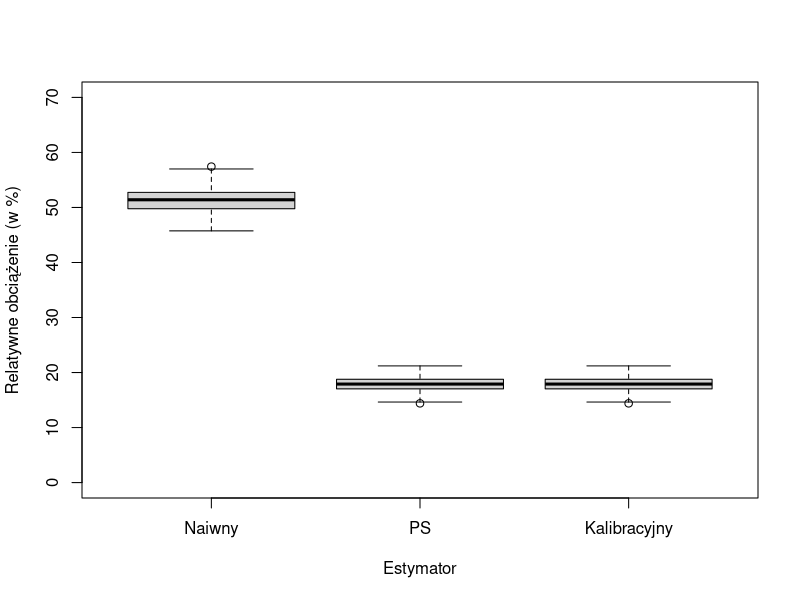

Write R code to recreate this figure.
## ---- chunk 1
library(tidyverse)
library(knitr)
library(survey)
## ---- chunk 2
dane <- read_csv("../data/popyt-zajecia-dane.csv") |>
  mutate(zawod_kod2 = factor(zawod_kod2),
         jedna_zmiana=as.numeric(jedna_zmiana))
## ---- chunk 3
kable(head(dane))
## ---- chunk 4
dane |>
  filter(is.na(id_popyt)) |>
  select(id_jednostki, klasa_pr, sek, woj, zawod_kod2, wolne_miejsca_cbop, jedna_zmiana) -> cbop_df
## ---- chunk 5
kable(head(cbop_df))
## ---- chunk 6
cbop_svy <- svydesign(ids = ~1, 
                      weights = ~ wolne_miejsca_cbop,
                      data = cbop_df)
cbop_svy
## ---- chunk 7
svymean(~jedna_zmiana, cbop_svy)
## ---- chunk 8
pop_totals <- xtabs(wolne_miejsca*waga ~ klasa_pr, data= dane, subset = !is.na(id_popyt))
pop_totals
## ---- chunk 9
cbop_svy_cal <- calibrate(cbop_svy, 
                          formula = ~klasa_pr, 
                          population = c(`(Intercept)`=sum(pop_totals),
                                         klasa_prM = 128940,
                                         klasa_prS = 71230))
cbop_svy_cal
## ---- chunk 10
cbop_svy_cal <- calibrate(cbop_svy, list(~klasa_pr), population = list(pop_totals))
cbop_svy_cal
## ---- chunk 11
svymean(~jedna_zmiana, cbop_svy_cal)
## ---- chunk 12
pop_totals2 <- xtabs(wolne_miejsca*waga ~ klasa_pr + zawod_kod2, data= dane, subset = !is.na(id_popyt))
pop_totals2
## ---- chunk 13
svytable(~ klasa_pr + zawod_kod2, cbop_svy)
## ---- chunk 14
cbop_svy_cal2 <- calibrate(cbop_svy, 
                           formula = list(~klasa_pr + zawod_kod2), 
                           population = list(pop_totals2))
cbop_svy_cal2
## ---- chunk 15
svymean(~jedna_zmiana, cbop_svy_cal2)
## ---- chunk 16
pop_totals_kl <- xtabs(wolne_miejsca*waga ~ klasa_pr, data= dane, subset = !is.na(id_popyt))
pop_totals_za <- xtabs(wolne_miejsca*waga ~ zawod_kod2, data= dane, subset = !is.na(id_popyt))
pop_totals_kl
## ---- chunk 17
cbop_svy_cal3 <- calibrate(cbop_svy, 
                           formula = list(~klasa_pr, ~zawod_kod2), 
                           population = list(pop_totals_kl, pop_totals_za))
cbop_svy_cal3
## ---- chunk 18
svymean(~jedna_zmiana, cbop_svy_cal3)
## ---- chunk 19
wielkosc_pop <- sum(dane$waga[!is.na(dane$id_popyt)])
wielkosc_pop
## ---- chunk 20
cbop_df <- cbop_df %>% 
    mutate(wakaty_d = ifelse(klasa_pr == "D", wolne_miejsca_cbop, 0),
           wakaty_m = ifelse(klasa_pr == "M", wolne_miejsca_cbop, 0),
           wakaty_s = ifelse(klasa_pr == "S", wolne_miejsca_cbop, 0),
           waga = wielkosc_pop/n())

head(cbop_df)
## ---- chunk 21
total_klasa_pod <- xtabs(waga ~ klasa_pr, dane, subset = !is.na(id_popyt))
total_klasa_wak <- xtabs(waga*wolne_miejsca ~ klasa_pr,dane, subset = !is.na(id_popyt))

cat("===================")
print("Liczba podmiotów:")
total_klasa_pod
cat("===================")
print("Estymowana liczba wakatów:")
total_klasa_wak
## ---- chunk 22
proba_nielos_svy <- svydesign(ids= ~1, weights = ~waga, data = cbop_df)
svytotal(~wakaty_s, proba_nielos_svy)
## ---- chunk 23
proba_nielos_svy_cal <- calibrate(design = proba_nielos_svy, 
                                  formula = ~klasa_pr+wakaty_d+wakaty_m+wakaty_s,
                                  population = c(
                                    "(Intercept)" = sum(total_klasa_pod),  ## liczba podmiotów ogółem
                                    "klasa_prM" = unname(total_klasa_pod[2]), ## liczba podmiotów małych
                                    "klasa_prS" = unname(total_klasa_pod[3]), ## liczba podmiotów srednich 
                                    "wakaty_d" = unname(total_klasa_wak[1]), ## liczba wakatów w duzych podmiotach
                                    "wakaty_m" = unname(total_klasa_wak[2]), ## liczba wakatow w małych podmiotach
                                    "wakaty_s" = unname(total_klasa_wak[3])) ## liczba wakatow w średnich podmiotach
                                    ) 
## ---- chunk 24
res <- svyby(~wolne_miejsca_cbop, ~jedna_zmiana, proba_nielos_svy_cal, svytotal)
res
## ---- chunk 25
weighted.mean(res$jedna_zmiana,res$wolne_miejsca_cbop)
## ---- chunk 26
set.seed(2023)
N <- 10000
nb <- 1000
X1 <- rbinom(N, 1, 0.7)
X2 <- rbinom(N, 1, 0.9)
Y <- 4.5 - 3.5*X1+0.5*X2 + rnorm(N)
nb_inds <- sample(1:N, size = nb, prob = abs(Y)/sum(abs(Y)))
flag <- 1:N %in% nb_inds
w_star <- N/nb ## dodajemy pseudo-wagę jako relację miedzy N / nb
df <- data.frame(Y,X1,X2,flag,w_star)
head(df)
## ---- chunk 27
pop_X1 <- mean(df$X1)
pop_X2 <- mean(df$X2)
sam_X1 <- mean(df$X1[df$flag == 1])
sam_X2 <- mean(df$X2[df$flag == 1])
c(X1_pop = pop_X1, X2_pop = pop_X2, X1_proba = sam_X1, X2_proba = sam_X2)
## ---- chunk 28
prop.table(xtabs(~X1 + X2, df, subset = flag == T)) - prop.table(xtabs(~X1 + X2, df)) 
## ---- chunk 29
m1 <- lm(Y ~ X1 + X2, data = df, subset = flag == TRUE)
summary(m1)
## ---- chunk 30
anova(m1)
## ---- chunk 31
df$X1 <- as.factor(df$X1)
df$X2 <- as.factor(df$X2)
totale <- xtabs(~X1 + X2, data = df)
dd <- svydesign(ids= ~1, weights = ~w_star, data = subset(df, flag == T))
dd2 <- calibrate(dd, formula= list(~X1+X2), population = list(totale))
c(Y_prawda = mean(Y), Y_bez_cal = svymean(~Y, dd)[1], Y_cal = svymean(~Y, dd2)[1])
## ---- chunk 32
totale <- xtabs(~X1 , data = df)
dd <- svydesign(ids= ~1, weights = ~w_star, data = subset(df, flag == T))
dd2 <- calibrate(dd, formula= list(~X1), population = list(totale))
c(Y_prawda = mean(Y), Y_bez_cal = svymean(~Y, dd)[1], Y_cal = svymean(~Y, dd2)[1])
## ---- chunk 33
totale <- xtabs(~X2 , data = df)
dd <- svydesign(ids= ~1, weights = ~w_star, data = subset(df, flag == T))
dd2 <- postStratify(dd, strata= ~X2, population = totale)
c(Y_prawda = mean(Y), Y_bez_ps = svymean(~Y, dd)[1], Y_ps = svymean(~Y, dd2)[1])
## ---- chunk 34
set.seed(1234)
R <- 500
y_naive <- numeric(R)
y_ps <- numeric(R)
y_cal <- numeric(R)
totale <- xtabs(~X1+X2 , data = df)
for (r in 1:500) {
  nb_inds <- sample(1:N, size = nb, prob = abs(Y)/sum(abs(Y)))
  flag <- 1:N %in% nb_inds
  w_star <- N/nb ## dodajemy pseudo-wagę jako relację miedzy N / nb
  df <- data.frame(Y,X1,X2,flag,w_star)
  df$X1 <- as.factor(df$X1)
  df$X2 <- as.factor(df$X2)
  dd <- svydesign(ids= ~1, weights = ~w_star, data = subset(df, flag == T))
  dd2 <- postStratify(dd, strata= ~X1+X2, population = totale)
  dd3 <- calibrate(dd, formula= list(~X1+X2), population = list(totale))
  
  
  y_naive[r] <- svymean(~Y, dd)[1]
  y_ps[r] <- svymean(~Y, dd2)[1]
  y_cal[r] <- svymean(~Y, dd2)[1]
}

boxplot((cbind("Naiwny"=y_naive, "PS"=y_ps, "Kalibracyjny"=y_cal) - mean(Y))/mean(Y)*100, 
        xlab = "Estymator", ylab = "Relatywne obciążenie (w %)",
        ylim = c(0, 70))

## ---- chunk 35
oszacowanie <- c(mean(y_naive), mean(y_ps), mean(y_cal))
obciazenie <- oszacowanie -mean(Y)
wariancja <- c(var(y_naive), var(y_ps), var(y_cal))
rmse <- sqrt(obciazenie^2+wariancja)
data.frame(estymator=c("Naiwny", "PS", "Kalibracyjny"), oszacowanie, obciazenie, wariancja, rmse)
